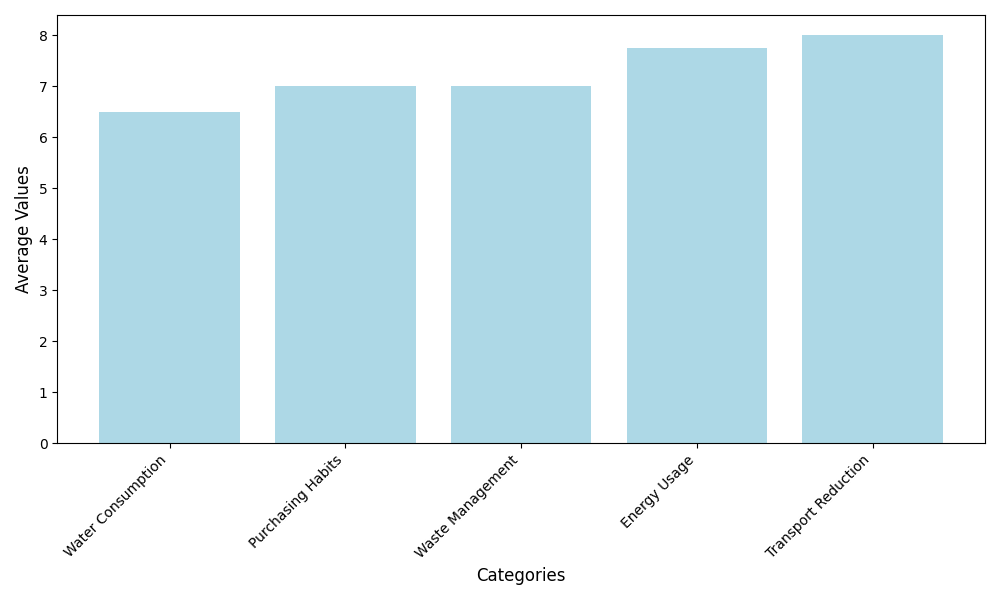

Python code for this plot:
import matplotlib.pyplot as plt
import numpy as np

categories = ['Water Consumption', 'Transport Reduction', 'Energy Usage', 'Purchasing Habits', 'Waste Management']
household_data = {
    'Family X': [8, 7, 9, 6, 7], 
    'Family Y': [7, 9, 6, 8, 7], 
    'Family Z': [6, 7, 9, 8, 6],
    'Family W': [5, 9, 7, 6, 8], 
}

average_data = np.mean([list(household_data.values())[i] for i in range(len(household_data))], axis=0).tolist()

sorted_indices = np.argsort(average_data)
sorted_categories = [categories[i] for i in sorted_indices]
sorted_averages = [average_data[i] for i in sorted_indices]

plt.figure(figsize=(10, 6))
plt.bar(sorted_categories, sorted_averages, color='lightblue')
plt.xlabel('Categories', fontsize=12)
plt.ylabel('Average Values', fontsize=12)
plt.xticks(rotation=45, ha='right')

plt.tight_layout()
plt.show()
